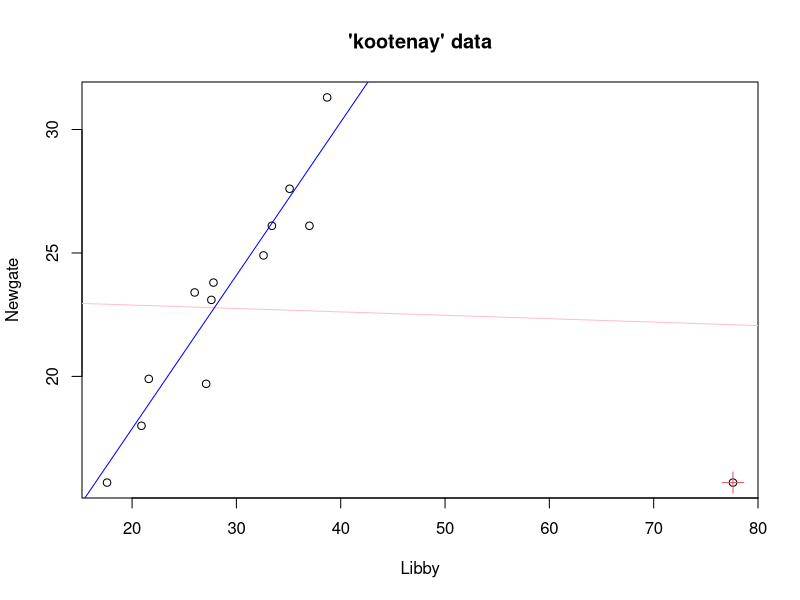
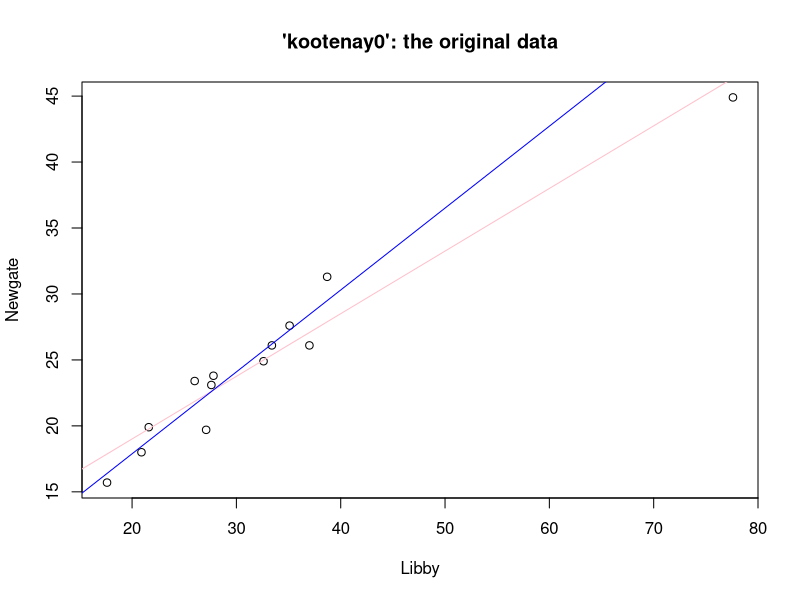
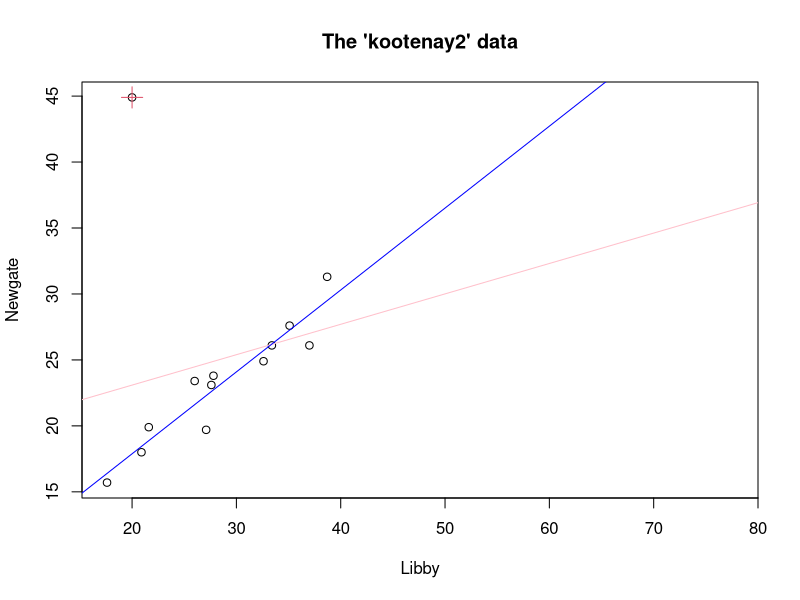

Generate these figures, in order, with R:
library(robustbase)


### Name: kootenay
### Title: Waterflow Measurements of Kootenay River in Libby and Newgate
### Aliases: kootenay
### Keywords: datasets

### ** Examples

data(kootenay)
plot(kootenay, main = "'kootenay' data")
points(kootenay[4,], col = 2, cex =2, pch = 3)

abline(lm   (Newgate ~ Libby, data = kootenay), col = "pink")
abline(lmrob(Newgate ~ Libby, data = kootenay), col = "blue")

## The original version of Ezekiel & Fox:
kootenay0 <- kootenay
kootenay0[4, "Newgate"] <- 44.9
plot(kootenay0, main = "'kootenay0': the original data")
abline(lm   (Newgate ~ Libby, data = kootenay0), col = "pink")
abline(lmrob(Newgate ~ Libby, data = kootenay0), col = "blue")

## The version with "milder" outlier -- Hampel et al., p.310
kootenay2 <- kootenay0
kootenay2[4, "Libby"] <- 20.0 # instead of 77.6
plot(kootenay2, main = "The 'kootenay2' data",
     xlim = range(kootenay[,"Libby"]))
points(kootenay2[4,], col = 2, cex =2, pch = 3)
abline(lm   (Newgate ~ Libby, data = kootenay2), col = "pink")
abline(lmrob(Newgate ~ Libby, data = kootenay2), col = "blue")
